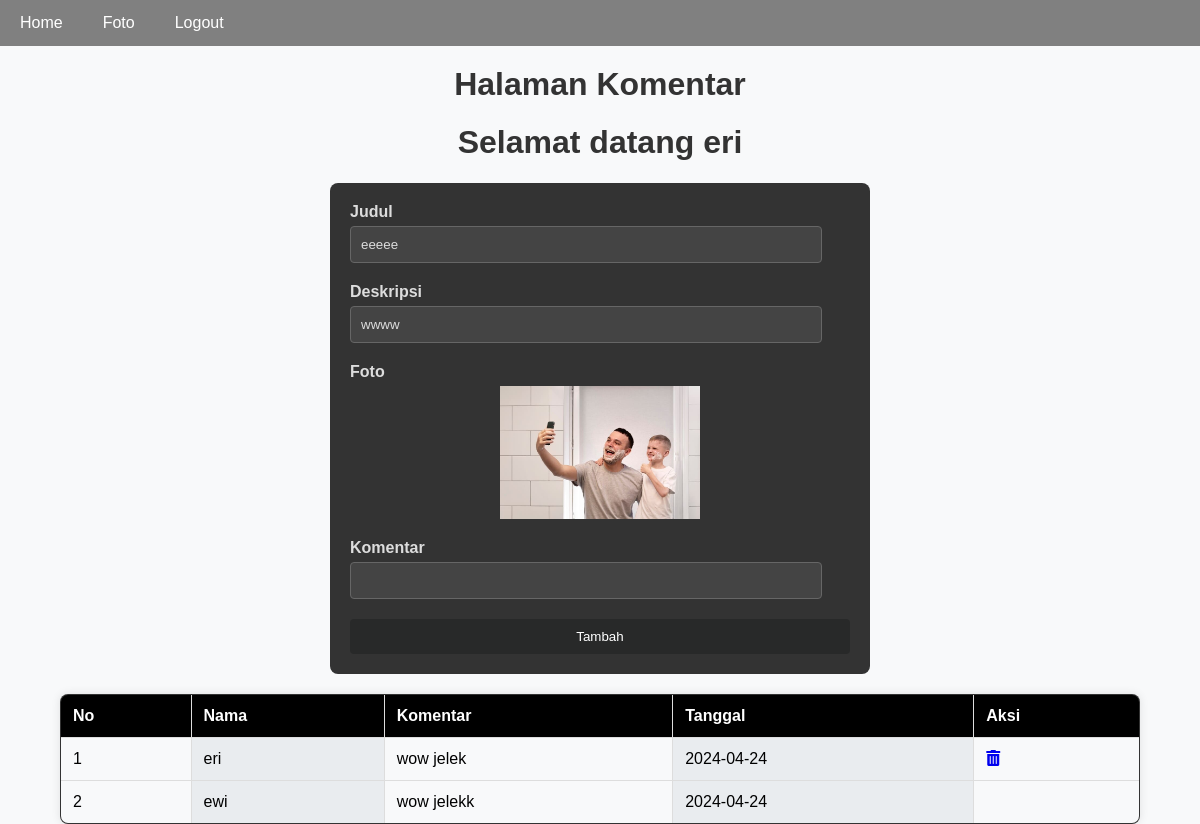
The page /ujikomAlfan/komentar.php?fotoid=16 (signed in) on the database its author committed.
### tables this page shows
CREATE TABLE `foto` (
  `fotoid` int(11) NOT NULL,
  `judulfoto` varchar(255) NOT NULL,
  `deskripsifoto` text NOT NULL,
  `tanggalunggah` date NOT NULL,
  `lokasifile` varchar(255) NOT NULL,
  `userid` int(11) NOT NULL
);

CREATE TABLE `komentarfoto` (
  `komentarid` int(11) NOT NULL,
  `fotoid` int(11) NOT NULL,
  `userid` int(11) NOT NULL,
  `isikomentar` text NOT NULL,
  `tanggalkomentar` date NOT NULL
);

CREATE TABLE `user` (
  `userid` int(11) NOT NULL,
  `username` varchar(255) NOT NULL,
  `password` varchar(255) NOT NULL,
  `email` varchar(255) NOT NULL,
  `namalengkap` varchar(255) NOT NULL,
  `alamat` text NOT NULL
);

### ujikomAlfan/komentar.php (the view, shortened to what this page needs)
<!DOCTYPE html>
<html lang="en">
<head>
    <link rel="stylesheet" href="style.css">
    <link rel="stylesheet" href="https://cdnjs.cloudflare.com/ajax/libs/font-awesome/5.15.3/css/all.min.css">
</head>
<body>
<ul>
        <li><a href="index.php">Home</a></li>
        <li><a href="foto.php">Foto</a></li>
        <li><a href="logout.php">Logout</a></li>
    </ul>
    <h1>Halaman Komentar</h1>
    <?php if(isset($_SESSION['namalengkap'])){?>
    <h1>Selamat datang <b><?=$_SESSION['namalengkap']?></b></h1>
    <?php }else{?>
        <h1>Selamat datang <b>Anonymous</b></h1>
        <?php } ?>
<?php  if(isset($_SESSION['userid'])):?>
    <form action="tambah_komentar.php" method="post" enctype="multipart/form-data" class="form-container">
    <?php
        include "koneksi.php";
        $fotoid=$_GET['fotoid'];
        $sql=mysqli_query($conn,"SELECT * from foto where fotoid='$fotoid'");
        while($data=mysqli_fetch_array($sql)){
    ?>
    <div class="form-group">
        <label for="judul">Judul</label>
        <input type="text" id="judul" name="judulfoto" class="form-input" value="<?=$data['judulfoto']?>" readonly>
    </div>
    <div class="form-group">
        <label for="deskripsi">Deskripsi</label>
        <input type="text" id="deskripsi" name="deskripsifoto" class="form-input" value="<?=$data['deskripsifoto']?>" readonly>
    </div>
    <div class="form-group">
        <label for="foto">Foto</label>
        <img src="gambar/<?=$data['lokasifile']?>" width="200px">
    </div>
    <div class="form-group">
        <label for="komentar">Komentar</label>
        <input type="text" id="komentar" name="isikomentar" class="form-input" required>
    </div>
    <button type="submit" class="submit-button">Tambah</button>
    <?php
        }
    ?>
</form>
<?php endif;?>
    <table width="100%" border="1" cellpadding="5" cellspacing="0">
    <tr>
        <th>No</th>
        <th>Nama</th>
        <th>Komentar</th>
        <th>Tanggal</th>
        <th>Aksi</th>
    </tr>
    <?php
    $i= 1;
        include "koneksi.php";
        $fotoid=$_GET['fotoid'];
        if(isset($_SESSION['userid'])){
        $userid=$_SESSION['userid'];
        }
        $sql=mysqli_query($conn,"SELECT * from komentarfoto,user where komentarfoto.userid=user.userid AND fotoid=$fotoid");
        while($data=mysqli_fetch_array($sql)){
    ?>
        <tr>
        <td><?=$i ?></td>
            <td><?=$data['namalengkap']?></td>
            <td><?=$data['isikomentar']?></td>
            <td><?=$data['tanggalkomentar']?></td>
            <td>
                <?php
                if(isset($_SESSION['userid'])){
                if($userid == $data['userid']){?>
                    <a href="hapus_komentar.php?komentarid=<?=$data['komentarid']?>&fotoid=<?= $fotoid ?>" class="icon-link"><i class="fas fa-trash-alt"></i></a>
                <?php }}?>
            </td>
        </tr>
    <?php
        $i++; }
    ?>
</table>
</body>
</html>

### ujikomAlfan/style.css (style rules this page uses)
body { font-family: Arial, sans-serif; background-color: #f8f9fa; margin: 0; padding: 0; }
ul { list-style-type: none; margin: 0; padding: 0; overflow: hidden; }
li { float: left; }
li a { display: block; color: white; text-align: center; padding: 14px 20px; text-decoration: none; transition: background-color 0.3s ease; }
h1 { text-align: center; color: #333; margin-top: 20px; }
table { margin: auto; border-collapse: collapse; width: 90%; background-color: #fff; border-radius: 8px; overflow: hidden; box-shadow: 0 0 10px rgba(0, 0, 0, 0.1); }
th, td { border: 1px solid #ddd; padding: 12px; text-align: left; }
th { background-color: #007bff; color: white; }
td { background-color: #f8f9fa; }
td:nth-child(even) { background-color: #e9ecef; }
img { display: block; margin: 0 auto; max-width: 100%; height: auto; }
.form-container { max-width: 500px; margin: 20px auto; padding: 20px; background-color: #333; border-radius: 8px; box-shadow: 0 0 10px rgba(255, 255, 255, 0.1); }
.form-group { margin-bottom: 20px; }
.form-group label { display: block; margin-bottom: 5px; font-weight: bold; color: #ddd; }
.form-input { width: 100%; padding: 10px; border: 1px solid #666; border-radius: 4px; background-color: #444; color: #ddd; }
.submit-button { display: block; width: 100%; padding: 10px; background-color: #282929; color: #fff; border: none; border-radius: 4px; cursor: pointer; transition: background-color 0.3s ease; }

### ujikomAlfan/komentar.php (style rules this page uses)
ul { list-style-type: none; margin: 0; padding: 0; overflow: hidden; background-color:gray; }
li { float: left; }
li a { display: block; color: white; text-align: center; padding: 14px 20px; text-decoration: none; transition: background-color 0.3s ease; }
h1 { text-align: center; color: #333; margin-top: 20px; }
table { margin: auto; border-collapse: collapse; width: 90%; background-color: #333; border-radius: 8px; overflow: hidden; box-shadow: 0 0 10px rgba(0, 0, 0, 0.1); }
th, td { border: 1px solid #ddd; padding: 12px; text-align: left; }
th { background-color: black; color: white; }
td { background-color: #f8f9fa; }
td:nth-child(even) { background-color: #e9ecef; }
img { display: block; margin: 0 auto; max-width: 100%; height: auto; }
.form-container { max-width: 500px; margin: 20px auto; padding: 20px; background-color: #333; border-radius: 8px; box-shadow: 0 0 10px rgba(255, 255, 255, 0.1); }
.form-group { margin-bottom: 20px; }
.form-group label { display: block; margin-bottom: 5px; font-weight: bold; color: #ddd; }
.form-input { width: 90%; padding: 10px; border: 1px solid #666; border-radius: 4px; background-color: #444; color: #ddd; }
.submit-button { display: block; width: 100%; padding: 10px; background-color: #282929; color: #fff; border: none; border-radius: 4px; cursor: pointer; transition: background-color 0.3s ease; }

### rows shown on the page
foto: judulfoto "eeeee", deskripsifoto "wwww", lokasifile (picture)
komentarfoto: userid.namalengkap "eri", isikomentar "wow jelek", tanggalkomentar "2024-04-24"
komentarfoto: userid.namalengkap "ewi", isikomentar "wow jelekk", tanggalkomentar "2024-04-24"

### other values the page prints
$_SESSION['namalengkap'] "eri"
